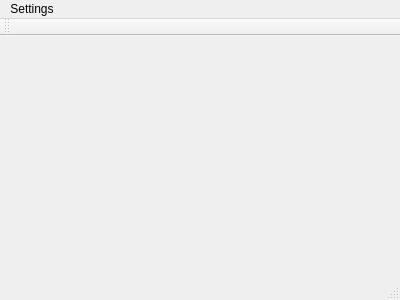
<?xml version="1.0" encoding="UTF-8"?>
<ui version="4.0">
 <class>MainWindow</class>
 <widget class="QMainWindow" name="MainWindow">
  <property name="geometry">
   <rect>
    <x>0</x>
    <y>0</y>
    <width>400</width>
    <height>300</height>
   </rect>
  </property>
  <property name="windowTitle">
   <string>MainWindow</string>
  </property>
  <widget class="QWidget" name="centralWidget"/>
  <widget class="QMenuBar" name="menuBar">
   <property name="geometry">
    <rect>
     <x>0</x>
     <y>0</y>
     <width>400</width>
     <height>26</height>
    </rect>
   </property>
   <widget class="QMenu" name="menuSettings">
    <property name="title">
     <string>Settings</string>
    </property>
    <addaction name="actionShowInactiveClients"/>
   </widget>
   <addaction name="menuSettings"/>
  </widget>
  <widget class="QToolBar" name="mainToolBar">
   <attribute name="toolBarArea">
    <enum>TopToolBarArea</enum>
   </attribute>
   <attribute name="toolBarBreak">
    <bool>false</bool>
   </attribute>
  </widget>
  <widget class="QStatusBar" name="statusBar"/>
  <action name="actionShowInactiveClients">
   <property name="checkable">
    <bool>true</bool>
   </property>
   <property name="checked">
    <bool>false</bool>
   </property>
   <property name="text">
    <string>Show disconnected clients</string>
   </property>
  </action>
 </widget>
 <layoutdefault spacing="6" margin="11"/>
 <resources/>
 <connections/>
</ui>
